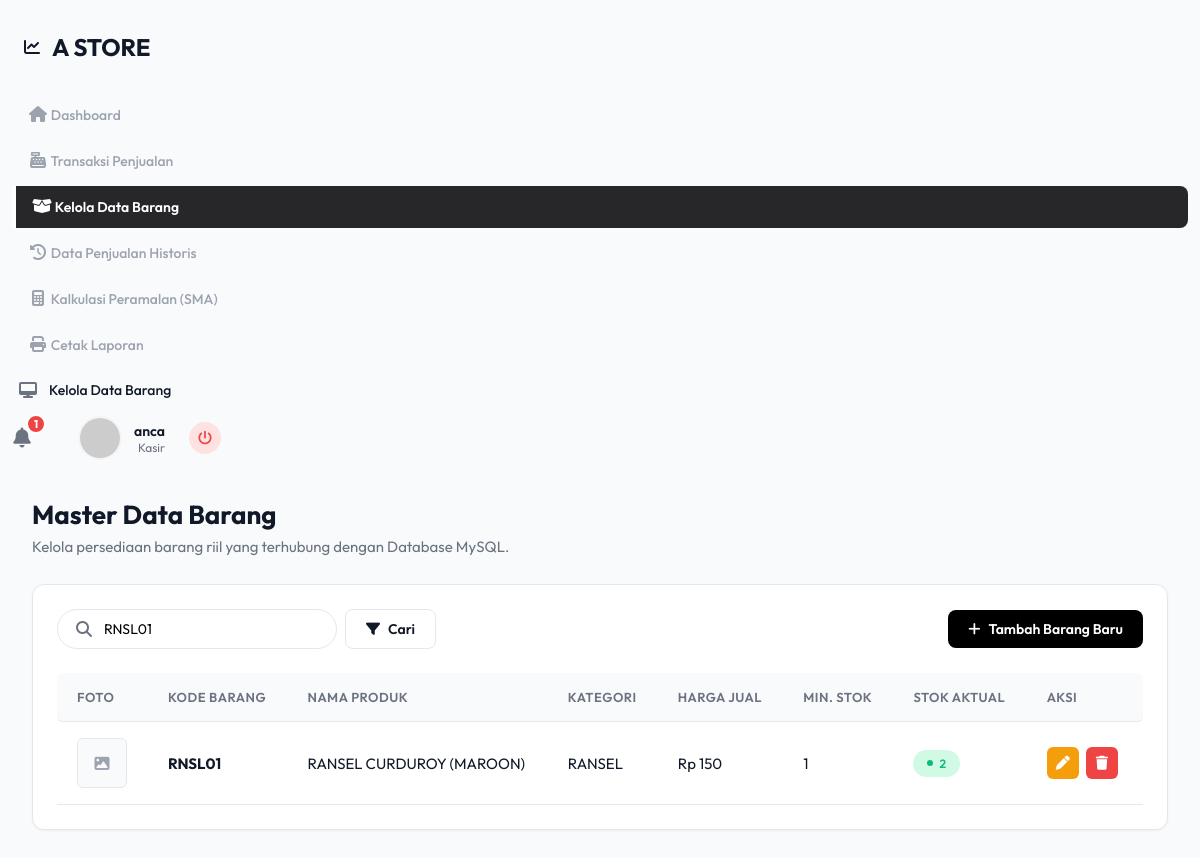
Page /kelola_barang.php?cari=RNSL01 (signed in) on the committed database.
### tables this page shows
CREATE TABLE `tbl_barang` (

  `id_barang` int(11) NOT NULL,

  `kode_barang` varchar(20) NOT NULL,

  `nama_produk` varchar(100) NOT NULL,

  `kategori` varchar(50) NOT NULL,

  `harga_beli` int(11) NOT NULL DEFAULT 0,

  `harga_jual` int(11) NOT NULL DEFAULT 0,

  `stok_min` int(11) NOT NULL,

  `satuan` varchar(20) DEFAULT 'Pcs',

  `deskripsi` text DEFAULT NULL,

  `stok_aktual` int(11) NOT NULL,

  `foto_barang` varchar(255) DEFAULT NULL

);

### config.php (called while the page is built, shortened)
<?php
function get_query($conn, $query) {
    $result = $conn->query($query);
    return $result;
}
?>

### kelola_barang.php (the view, shortened to what this page needs)
<?php
include 'config.php';
?>
<!DOCTYPE html>
<html lang="id">
<head>
    <link rel="stylesheet" href="https://cdnjs.cloudflare.com/ajax/libs/font-awesome/6.4.0/css/all.min.css">
    <link rel="stylesheet" href="assets/css/sweetalert2.min.css">
    <link rel="stylesheet" href="assets/css/style.css">
</head>
<body>
    <div class="layout-wrapper">
        <?php include 'includes/sidebar.php'; ?>
        <div class="main-content">
            <?php include 'includes/topbar.php'; ?>
            <main class="dashboard-content">
                <div class="page-header">
                    <h2>Master Data Barang</h2>
                    <p>Kelola persediaan barang riil yang terhubung dengan Database MySQL.</p>
                </div>
                <div class="chart-card">
                    <div class="action-bar">
                        <form action="" method="GET" style="display:flex;">
                            <div class="search-bar" style="background:#fff; border:1px solid var(--border-color); width:280px; margin-bottom:0;">
                                <i class="fa-solid fa-search"></i>
                                <input type="text" name="cari" placeholder="Cari kode/nama..." value="<?= isset($_GET['cari']) ? htmlspecialchars($_GET['cari']) : '' ?>">
                            </div>
                            <button type="submit" class="btn btn-outline" style="margin-left:8px;"><i class="fa-solid fa-filter"></i> Cari</button>
                        </form>
                        <div class="action-buttons">
                            <button class="btn btn-primary" onclick="openModal('modalTambah')"><i class="fa-solid fa-plus"></i> Tambah Barang Baru</button>
                        </div>
                    </div>
                    <div class="table-responsive">
                        <table class="data-table">
                            <thead>
                                <tr>
                                    <th>Foto</th>
                                    <th>Kode Barang</th>
                                    <th>Nama Produk</th>
                                    <th>Kategori</th>
                                    <th>Harga Jual</th>
                                    <th>Min. Stok</th>
                                    <th>Stok Aktual</th>
                                    <th>Aksi</th>
                                </tr>
                            </thead>
                            <tbody>
                                <?php
                                $cari = isset($_GET['cari']) ? $_GET['cari'] : '';
                                $sql = "SELECT * FROM tbl_barang";
                                if($cari != '') {
                                    $sql .= " WHERE kode_barang LIKE '%$cari%' OR nama_produk LIKE '%$cari%' OR kategori LIKE '%$cari%'";
                                }
                                $sql .= " ORDER BY id_barang DESC";
                                $query = get_query($conn, $sql);
                                if($query->num_rows > 0):
                                    while($row = $query->fetch_assoc()):
                                        $statusStok = ($row['stok_aktual'] <= $row['stok_min']) ? 'status-danger' : 'status-good';
                                ?>
                                <tr>
                                    <td>
                                        <?php if($row['foto_barang'] && file_exists('assets/img/barang/'.$row['foto_barang'])): ?>
                                            <img src="assets/img/barang/<?= $row['foto_barang'] ?>" alt="Foto" style="width: 50px; height: 50px; object-fit: cover; border-radius: 6px; border: 1px solid var(--border-color);">
                                        <?php else: ?>
                                            <div style="width: 50px; height: 50px; background: var(--bg-body); border-radius: 6px; display: flex; align-items: center; justify-content: center; color: var(--text-light); border: 1px solid var(--border-color);">
                                                <i class="fa-solid fa-image"></i>
                                            </div>
                                        <?php endif; ?>
                                    </td>
                                    <td><strong><?= $row['kode_barang'] ?></strong></td>
                                    <td><?= $row['nama_produk'] ?></td>
                                    <td><?= $row['kategori'] ?></td>
                                    <td>Rp <?= number_format($row['harga_jual'],0,',','.') ?></td>
                                    <td><?= $row['stok_min'] ?></td>
                                    <td><span class="status <?= $statusStok ?>"><?= $row['stok_aktual'] ?></span></td>
                                    <td>
                                        <button class="btn-action-icon btn-edit" onclick="editData(<?= htmlspecialchars(json_encode($row)) ?>)" title="Edit Data"><i class="fa-solid fa-pen"></i></button>
                                        <form action="action_barang.php" method="POST" style="display:inline;" onsubmit="return confirmDeleteForm(event, this, 'Yakin ingin menghapus barang <?= htmlspecialchars($row['nama_produk'], ENT_QUOTES) ?>?');">
                                            <button type="submit" class="btn-action-icon btn-delete" title="Hapus"><i class="fa-solid fa-trash"></i></button>
                                        </form>
                                    </td>
                                </tr>
                                <?php
                                    endwhile;
                                else:
                                ?>
                                <tr><td colspan="8" style="text-align:center; padding:30px; color:var(--text-muted)">Tidak ada data barang ditemukan.</td></tr>
                                <?php endif; ?>
                            </tbody>
                        </table>
                    </div>
                </div>
            </main>
        </div>
    </div>
</body>
</html>

### assets/css/style.css (style rules this page uses)
:root { --primary-color: #111111; --primary-light: #F3F4F6; --primary-dark: #000000; --secondary-color: #6B7280; --success-color: #10B981; --success-light: #D1FAE5; --danger-color: #EF4444; --danger-light: #FEE2E2; --warning-color: #F59E0B; --warning-light: #FEF3C7; --bg-body: #F8FAFC; --surface-card: #FFFFFF; --surface-sidebar: #111111; --text-main: #111827; --text-muted: #6B7280; --text-light: #9CA3AF; --border-color: #E5E7EB; --shadow-sm: 0 1px 2px 0 rgba(0, 0, 0, 0.05); --shadow-md: 0 4px 6px -1px rgba(0, 0, 0, 0.1), 0 2px 4px -1px rgba(0, 0, 0, 0.06); --shadow-card: 0 8px 24px -12px rgba(0, 0, 0, 0.05); --sidebar-width: 260px; --topbar-height: 80px; --border-radius-lg: 12px; --border-radius-md: 8px; --border-radius-sm: 6px; --transition-fast: 0.2s ease; --transition-normal: 0.3s ease; }
* { margin: 0; padding: 0; box-sizing: border-box; }
body { font-family: 'Outfit', sans-serif; background-color: var(--bg-body); color: var(--text-main); -webkit-font-smoothing: antialiased; }
.search-bar { display: flex; align-items: center; background-color: var(--bg-body); padding: 10px 18px; border-radius: 99px; width: 320px; border: 1px solid transparent; transition: all var(--transition-fast); }
.search-bar i { color: var(--text-muted); margin-right: 12px; }
.search-bar input { border: none; background: transparent; outline: none; width: 100%; font-family: inherit; font-size: 14px; }
.dashboard-content { padding: 32px; display: flex; flex-direction: column; gap: 28px; }
.page-header h2 { font-size: 26px; font-weight: 700; margin-bottom: 6px; }
.page-header p { color: var(--text-muted); font-size: 15px; }
.btn { padding: 10px 20px; border-radius: var(--border-radius-md); font-family: inherit; font-size: 14px; font-weight: 600; cursor: pointer; border: none; display: inline-flex; align-items: center; gap: 8px; transition: var(--transition-fast); }
.btn-primary { background-color: var(--primary-dark); color: white; }
.btn-outline { background-color: #FFFFFF; color: var(--text-main); border: 1px solid var(--border-color); }
.chart-card { background: var(--surface-card); border-radius: var(--border-radius-lg); padding: 24px; box-shadow: var(--shadow-sm); border: 1px solid var(--border-color); }
.table-responsive { overflow-x: auto; }
.data-table { width: 100%; border-collapse: separate; border-spacing: 0; }
.data-table th, .data-table td { padding: 16px 20px; text-align: left; border-bottom: 1px solid var(--border-color); }
.data-table th { font-size: 13px; font-weight: 600; color: var(--text-muted); text-transform: uppercase; letter-spacing: 0.5px; background-color: var(--bg-body); }
.data-table th:first-child { border-top-left-radius: var(--border-radius-sm); border-bottom-left-radius: var(--border-radius-sm); }
.data-table th:last-child { border-top-right-radius: var(--border-radius-sm); border-bottom-right-radius: var(--border-radius-sm); }
.data-table tbody tr { transition: background-color var(--transition-fast); }
.data-table td { font-size: 15px; color: var(--text-main); vertical-align: middle; }
.status { padding: 6px 14px; border-radius: 99px; font-size: 12px; font-weight: 600; display: inline-flex; align-items: center; }
.status::before { content: ''; width: 6px; height: 6px; border-radius: 50%; margin-right: 6px; }
.status-good { background-color: var(--success-light); color: var(--success-color); }
.status-good::before { background-color: var(--success-color); }

### kelola_barang.php (style rules this page uses)
.action-bar { display: flex; justify-content: space-between; align-items: center; margin-bottom: 24px; flex-wrap: wrap; gap: 16px; }
.action-buttons { display: flex; gap: 12px; }
.btn-outline { background: transparent; border: 1px solid var(--border-color); color: var(--text-main); }
.btn-action-icon { width: 32px; height: 32px; border-radius: 6px; display: inline-flex; align-items: center; justify-content: center; border: none; cursor: pointer; color: white; margin-right: 4px; font-size:14px; }
.btn-edit { background: var(--warning-color); }
.btn-delete { background: var(--danger-color); }

### rows in the picture
tbl_barang: kode_barang "RNSL01", nama_produk "RANSEL CURDUROY (MAROON)", kategori "RANSEL", harga_jual "150", stok_min "1", stok_aktual "2"

### other values in the picture
$dataKritis['jml'] "1"
$namaUser "anca"
$roleUser "Kasir"
